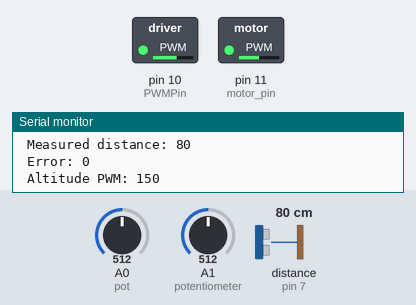
Bench run of a sketch on a simulated Arduino Uno, built with avr-gcc and run on an emulated ATmega328P. On the bench: switched loads named in the sketch (green lamp = pin HIGH), the last lines printed to the serial monitor. Wiring (inferred from the names in the program): ultrasonic range finder: trigger pin 8; echo pin 7. Inputs (shaded band) come from the test bench; at power-on: distance to the obstacle (sensor on pin 7) 80 cm, A0 (pot) = 512, A1 (potentiometer) = 512. The echo pulse lasts 58.3 µs per cm; pins used as bus, display or sensor lines are not drawn.

Above: at 2.0 s.
2.1 s: distance to the obstacle (sensor on pin 7) set to 120 cm
At 3.3 s:
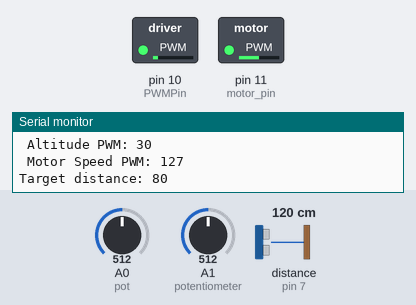
3.6 s: A0 (pot) set to 648
At 4.7 s:
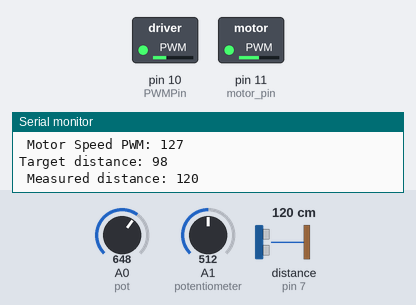
5.1 s: A0 (pot) set to 664
At 6.0 s:
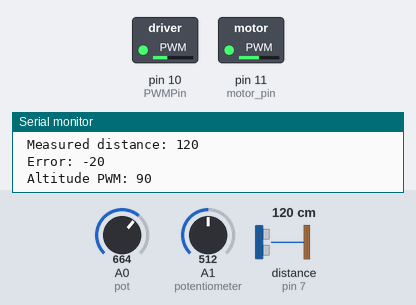
6.6 s: A1 (potentiometer) set to 414
At 7.8 s:
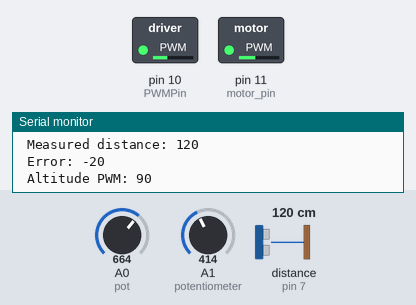
8.1 s: A1 (potentiometer) set to 395
At 8.4 s:
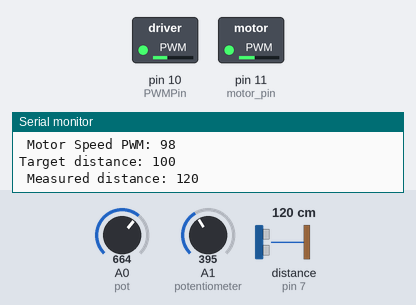
9.6 s: distance to the obstacle (sensor on pin 7) set to 2 cm
At 10.8 s:
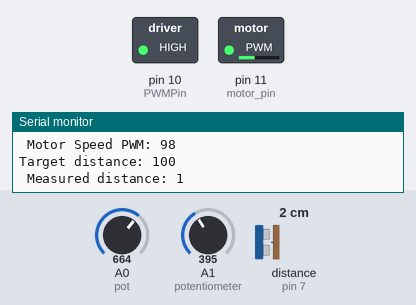
Timing chart, 0 to 12.1 s (numbered marks = the images above; inputs shaded):
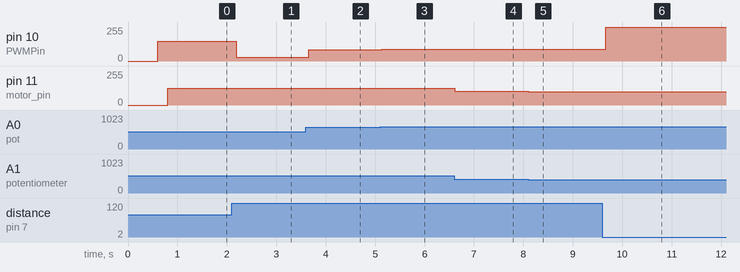

The sketch:

Arduino_UNO_Based_drone.ino
```cpp
/*
  DIY Mini Drone Altitude and Speed Control using Potentiometer and HC-SR04
  Modifications: Altitude control adjusted for max potentiometer value.
*/

// define global variables

// constants that don't change (the variables are read-only)
const int triggerPin = 8;        // trigger pin for the ultrasonic sensor
const int echoPin = 7;
const int PWMPin = 10;           // pin for the motor PWM signal
const int min_height = 10;        // minimum desired height in centimeters
const int max_height = 150;       // maximum desired height in centimeters
const float K = 3;               // proportional controller gain
const int ramp_time = 4;        // delay for motor ramp up/ramp down

// speed control pins from user's code
const int motor_pin = 11;        // pin for enabling motor control
const int pot = A0;              // pin for potentiometer input (speed control)

// variables that can change
int target_dist = 0;             // target distance in centimeters (set with potentiometer)
int pot_reading = 0;             // potentiometer reading for height control
int speed_pot_reading = 0;       // potentiometer reading for speed control
long duration;                   // duration of the ultrasonic ping
long cm;                         // measured distance in centimeters
int PWM_offset = 150;            // offset for PWM signal (roughly makes the drone hover)
int PWM_signal = 0;              // PWM value
int error = 0;                   // difference between target distance and measured distance
int motor_speed = 0;             // mapped speed control based on the second potentiometer

void setup() {    // setup code that only runs once
  pinMode(triggerPin, OUTPUT);    // set ultrasonic trigger pin as output
  pinMode(echoPin, INPUT);        // set ultrasonic echo pin as input
  pinMode(motor_pin, OUTPUT);     // set motor pin as output
  Serial.begin(9600);             // initialize serial communication for debugging
  LiftOff();                      // give drone a short boost to prevent bad sensor readings
  delay(200);                     // wait briefly before entering loop
}

void loop() {

  // Trigger the ultrasonic sensor
  digitalWrite(triggerPin, LOW);
  delayMicroseconds(2);
  digitalWrite(triggerPin, HIGH);
  delayMicroseconds(5);
  digitalWrite(triggerPin, LOW);

  // Measure duration of echo pulse
  duration = pulseIn(echoPin, HIGH);

  // Convert the time into a distance in centimeters
  cm = microsecondsToCentimeters(duration);

  // Altitude control using first potentiometer
  pot_reading = analogRead(pot);                                  // read potentiometer for altitude control
  target_dist = map(pot_reading, 0, 1023, min_height, max_height); // map the potentiometer reading to a height
  error = target_dist - cm;                                       // calculate difference between target height and actual height
  PWM_signal = K * error + PWM_offset;                            // proportional controller for altitude
  if(PWM_signal > 255) {
    PWM_signal = 255;                                             // limit PWM signal
  } else if(PWM_signal < 0) {
    PWM_signal = 0;
  }

  // Motor speed control using second potentiometer
  speed_pot_reading = analogRead(A1);                // read from another potentiometer (speed control)
  motor_speed = map(speed_pot_reading, 0, 1023, 0, 255); // map potentiometer reading to motor speed

  // Send PWM signals for both altitude control and speed control
  analogWrite(PWMPin, PWM_signal);    // altitude control
  analogWrite(motor_pin, motor_speed); // motor speed control

  // Debugging information
  Serial.print("Target distance: ");
  Serial.println(target_dist);
  Serial.print(" Measured distance: ");
  Serial.println(cm);
  Serial.print(" Error: ");
  Serial.println(error);
  Serial.print(" Altitude PWM: ");
  Serial.println(PWM_signal);
  Serial.print(" Motor Speed PWM: ");
  Serial.println(motor_speed);
}

long microsecondsToCentimeters(long microseconds) {
  return microseconds / 29 / 2;  // convert echo time to centimeters
}

void LiftOff() {         // slowly ramp up motor speed to lift off
  while (PWM_signal < PWM_offset) {
    analogWrite(PWMPin, PWM_signal);
    PWM_signal++;
    delay(ramp_time);
  }
}
```

Measured:
- after the input at 2.1 s, pin 10 (PWMPin): 150/255 → 30/255 after 0.09 s
- after the input at 3.6 s, pin 10 (PWMPin): 30/255 → 84/255 after 0.06 s
- after the input at 5.1 s, pin 10 (PWMPin): 84/255 → 90/255 at once
- after the input at 6.6 s, pin 11 (motor_pin): 127/255 → 103/255 at once
- after the input at 8.1 s, pin 11 (motor_pin): 103/255 → 98/255 at once
- after the input at 9.6 s, pin 10 (PWMPin): 90/255 → 255/255 after 0.07 s
